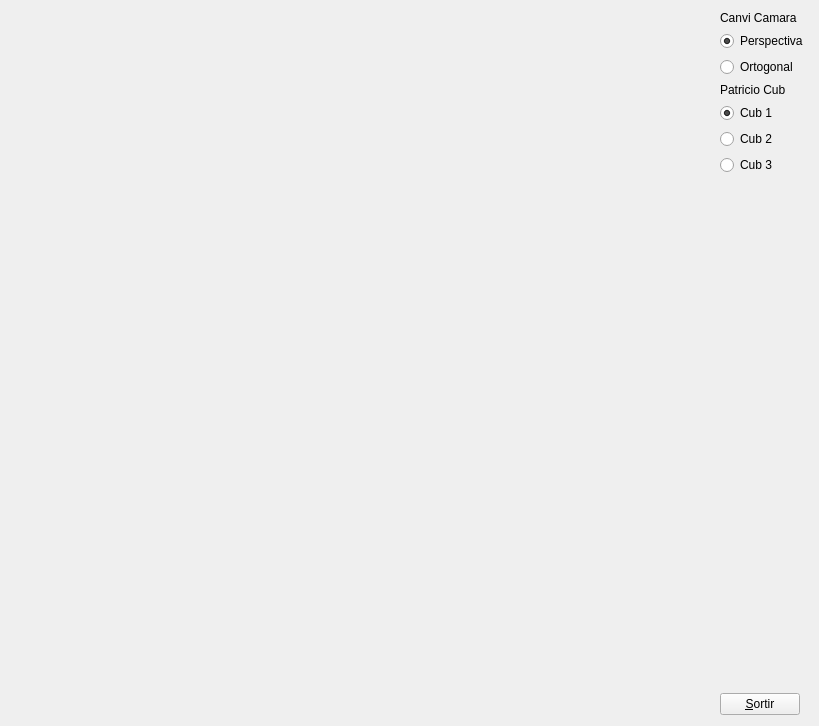
<?xml version="1.0" encoding="UTF-8"?>
<ui version="4.0">
 <class>MyForm</class>
 <widget class="QWidget" name="MyForm">
  <property name="geometry">
   <rect>
    <x>0</x>
    <y>0</y>
    <width>819</width>
    <height>726</height>
   </rect>
  </property>
  <property name="windowTitle">
   <string>IDI-Lab</string>
  </property>
  <layout class="QHBoxLayout" name="horizontalLayout">
   <item>
    <widget class="MyGLWidget" name="widget" native="true">
     <property name="sizePolicy">
      <sizepolicy hsizetype="Expanding" vsizetype="Expanding">
       <horstretch>0</horstretch>
       <verstretch>0</verstretch>
      </sizepolicy>
     </property>
     <property name="minimumSize">
      <size>
       <width>50</width>
       <height>50</height>
      </size>
     </property>
    </widget>
   </item>
   <item>
    <layout class="QVBoxLayout" name="verticalLayout">
     <item>
      <widget class="QLabel" name="label">
       <property name="text">
        <string>Canvi Camara</string>
       </property>
      </widget>
     </item>
     <item>
      <widget class="QRadioButton" name="radioButton">
       <property name="text">
        <string>Perspectiva</string>
       </property>
       <property name="checked">
        <bool>true</bool>
       </property>
       <attribute name="buttonGroup">
        <string notr="true">buttonGroup</string>
       </attribute>
      </widget>
     </item>
     <item>
      <widget class="QRadioButton" name="radioButton_2">
       <property name="text">
        <string>Ortogonal</string>
       </property>
       <attribute name="buttonGroup">
        <string notr="true">buttonGroup</string>
       </attribute>
      </widget>
     </item>
     <item>
      <widget class="QLabel" name="label_2">
       <property name="text">
        <string>Patricio Cub</string>
       </property>
      </widget>
     </item>
     <item>
      <widget class="QRadioButton" name="radioButton_3">
       <property name="text">
        <string>Cub 1</string>
       </property>
       <property name="checked">
        <bool>true</bool>
       </property>
       <attribute name="buttonGroup">
        <string notr="true">buttonGroup_2</string>
       </attribute>
      </widget>
     </item>
     <item>
      <widget class="QRadioButton" name="radioButton_4">
       <property name="text">
        <string>Cub 2</string>
       </property>
       <property name="checked">
        <bool>false</bool>
       </property>
       <attribute name="buttonGroup">
        <string notr="true">buttonGroup_2</string>
       </attribute>
      </widget>
     </item>
     <item>
      <widget class="QRadioButton" name="radioButton_5">
       <property name="tabletTracking">
        <bool>false</bool>
       </property>
       <property name="text">
        <string>Cub 3</string>
       </property>
       <property name="checked">
        <bool>false</bool>
       </property>
       <attribute name="buttonGroup">
        <string notr="true">buttonGroup_2</string>
       </attribute>
      </widget>
     </item>
     <item>
      <spacer name="verticalSpacer">
       <property name="orientation">
        <enum>Qt::Vertical</enum>
       </property>
       <property name="sizeHint" stdset="0">
        <size>
         <width>20</width>
         <height>40</height>
        </size>
       </property>
      </spacer>
     </item>
     <item>
      <widget class="QPushButton" name="pushButton">
       <property name="sizePolicy">
        <sizepolicy hsizetype="Fixed" vsizetype="Fixed">
         <horstretch>0</horstretch>
         <verstretch>0</verstretch>
        </sizepolicy>
       </property>
       <property name="text">
        <string>&amp;Sortir</string>
       </property>
      </widget>
     </item>
    </layout>
   </item>
  </layout>
 </widget>
 <customwidgets>
  <customwidget>
   <class>MyGLWidget</class>
   <extends>QWidget</extends>
   <header>MyGLWidget.h</header>
   <container>1</container>
   <slots>
    <slot>perspe()</slot>
    <slot>ortho()</slot>
    <slot>cub1()</slot>
    <slot>cub2()</slot>
    <slot>cub3()</slot>
   </slots>
  </customwidget>
 </customwidgets>
 <resources/>
 <connections>
  <connection>
   <sender>pushButton</sender>
   <signal>clicked()</signal>
   <receiver>MyForm</receiver>
   <slot>close()</slot>
   <hints>
    <hint type="sourcelabel">
     <x>784</x>
     <y>715</y>
    </hint>
    <hint type="destinationlabel">
     <x>839</x>
     <y>529</y>
    </hint>
   </hints>
  </connection>
  <connection>
   <sender>radioButton_2</sender>
   <signal>clicked()</signal>
   <receiver>widget</receiver>
   <slot>ortho()</slot>
   <hints>
    <hint type="sourcelabel">
     <x>736</x>
     <y>77</y>
    </hint>
    <hint type="destinationlabel">
     <x>618</x>
     <y>73</y>
    </hint>
   </hints>
  </connection>
  <connection>
   <sender>radioButton</sender>
   <signal>clicked()</signal>
   <receiver>widget</receiver>
   <slot>perspe()</slot>
   <hints>
    <hint type="sourcelabel">
     <x>727</x>
     <y>35</y>
    </hint>
    <hint type="destinationlabel">
     <x>616</x>
     <y>46</y>
    </hint>
   </hints>
  </connection>
  <connection>
   <sender>radioButton_3</sender>
   <signal>clicked()</signal>
   <receiver>widget</receiver>
   <slot>cub1()</slot>
   <hints>
    <hint type="sourcelabel">
     <x>728</x>
     <y>118</y>
    </hint>
    <hint type="destinationlabel">
     <x>603</x>
     <y>125</y>
    </hint>
   </hints>
  </connection>
  <connection>
   <sender>radioButton_4</sender>
   <signal>clicked()</signal>
   <receiver>widget</receiver>
   <slot>cub2()</slot>
   <hints>
    <hint type="sourcelabel">
     <x>725</x>
     <y>150</y>
    </hint>
    <hint type="destinationlabel">
     <x>562</x>
     <y>150</y>
    </hint>
   </hints>
  </connection>
  <connection>
   <sender>radioButton_5</sender>
   <signal>clicked()</signal>
   <receiver>widget</receiver>
   <slot>cub3()</slot>
   <hints>
    <hint type="sourcelabel">
     <x>728</x>
     <y>173</y>
    </hint>
    <hint type="destinationlabel">
     <x>629</x>
     <y>181</y>
    </hint>
   </hints>
  </connection>
 </connections>
 <buttongroups>
  <buttongroup name="buttonGroup"/>
  <buttongroup name="buttonGroup_2"/>
 </buttongroups>
</ui>
